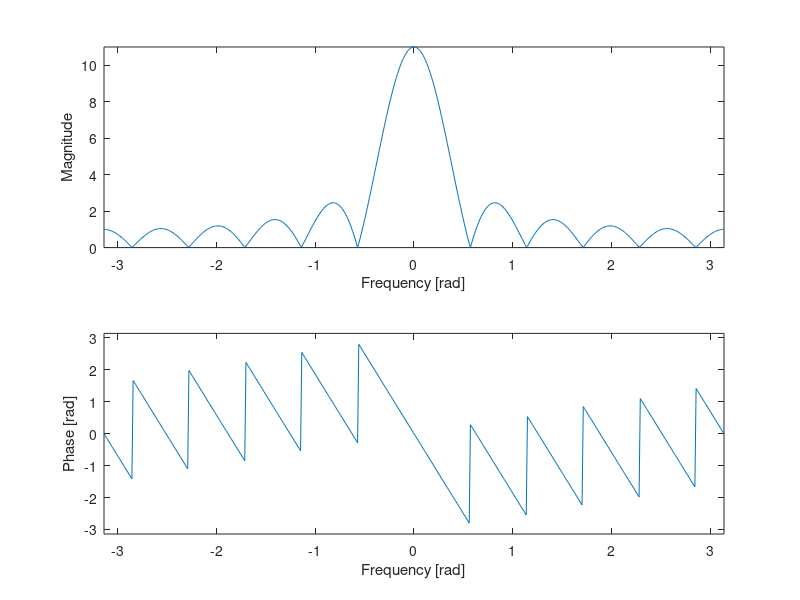
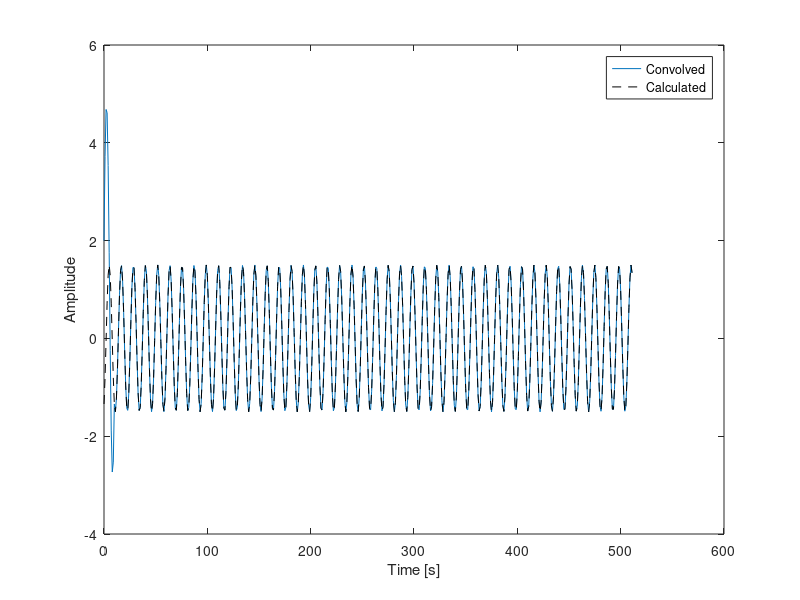

These figures' MATLAB source, in order:
close all
clear
clc

b=[1 1 1 1 1 1 1 1 1 1 1]; %bk koefficienter för LTI FIR system. I detta exemlep är det one sample difference.

N=512;%Antal sampel, välj jämn nummer
omega=linspace(-pi,pi,N);%skapa vektor med samplad frekvensaxeln mellan -pi och pi med N antal sampel
H=freqz(b,1,omega);%räknar fram frekvenssvaret H för FIR filtret (komplex)
absH=abs(H);%Magnituden för FIR filtret
argH=angle(H);%Fasen för FIR filtret i radianer

%Plotta Magnituden
subplot(2,1,1)
plot(omega,absH)
axis([-pi pi 0 max(absH)])
xlabel('Frequency [rad]')
ylabel('Magnitude')

%Plotta Fasen
subplot(2,1,2)
plot(omega,argH)
axis([-pi pi -pi pi])
xlabel('Frequency [rad]')
ylabel('Phase [rad]')

%Testsignal
n=0:N-1;%index vektorn
A=2; %Amplitud
l=300;%sampelposition
w=omega(l);%välj frekvensen för testsignalen ur den samplad omega vektorn (för N=512, börjar positiva omega från sampel 257)
fas=0; %Fas angiven i grader
s=A*cos(w*n+fas*(pi/180)); %signal med en frekvenskomponent

y=conv(s,b,'full');%faltnin av signalen med systemet
figure
plot(n,y(1:end-length(b)+1))
hold on

%Framräknad med ekv. 6.6 i kursboken kap.6-2
y2=absH(l)*A*cos(w*n+fas*(pi/180)+argH(l));
plot(n,y2,'--k')
hold off
xlabel('Time [s]')
ylabel('Amplitude')
legend('Convolved','Calculated')
